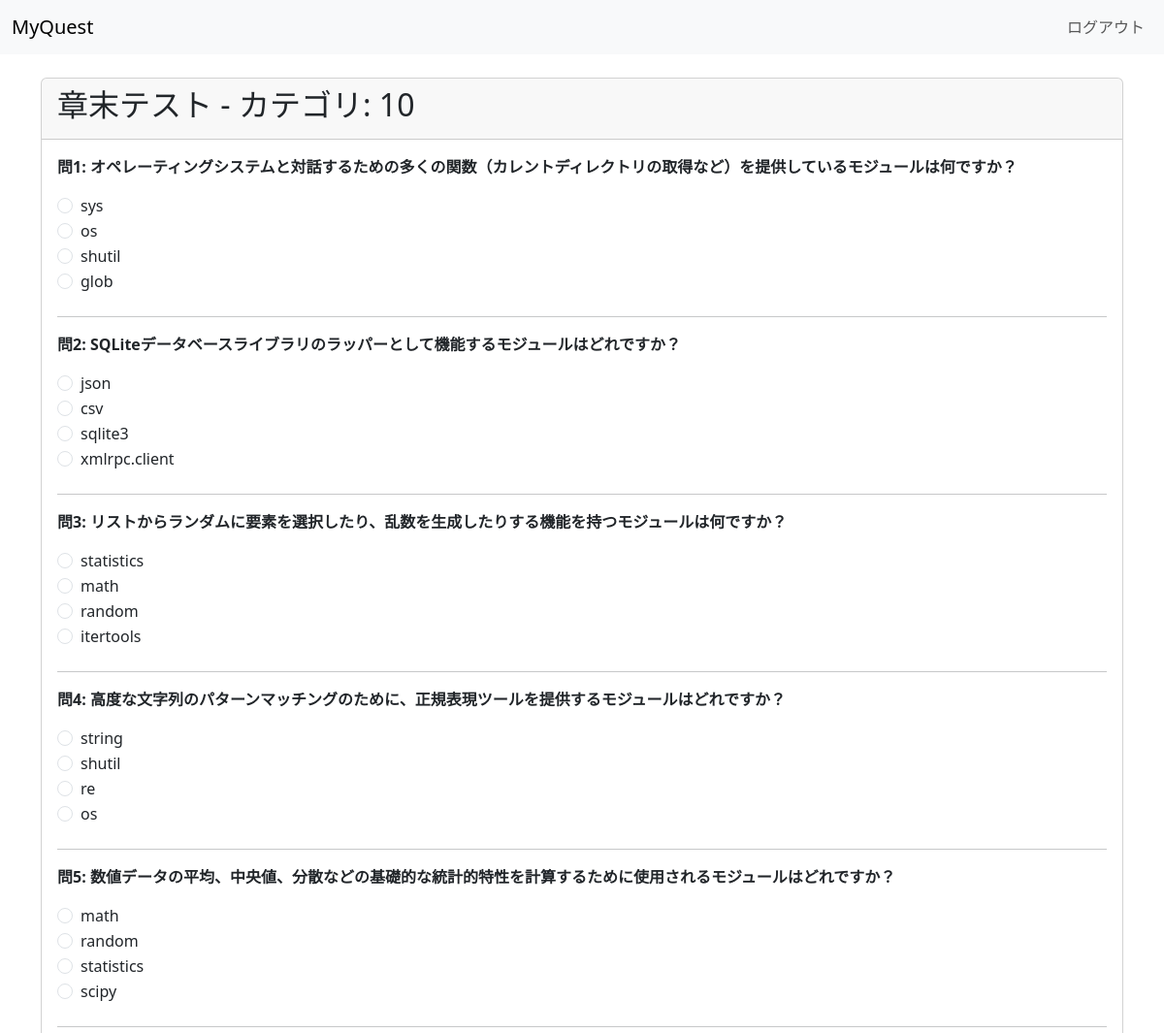
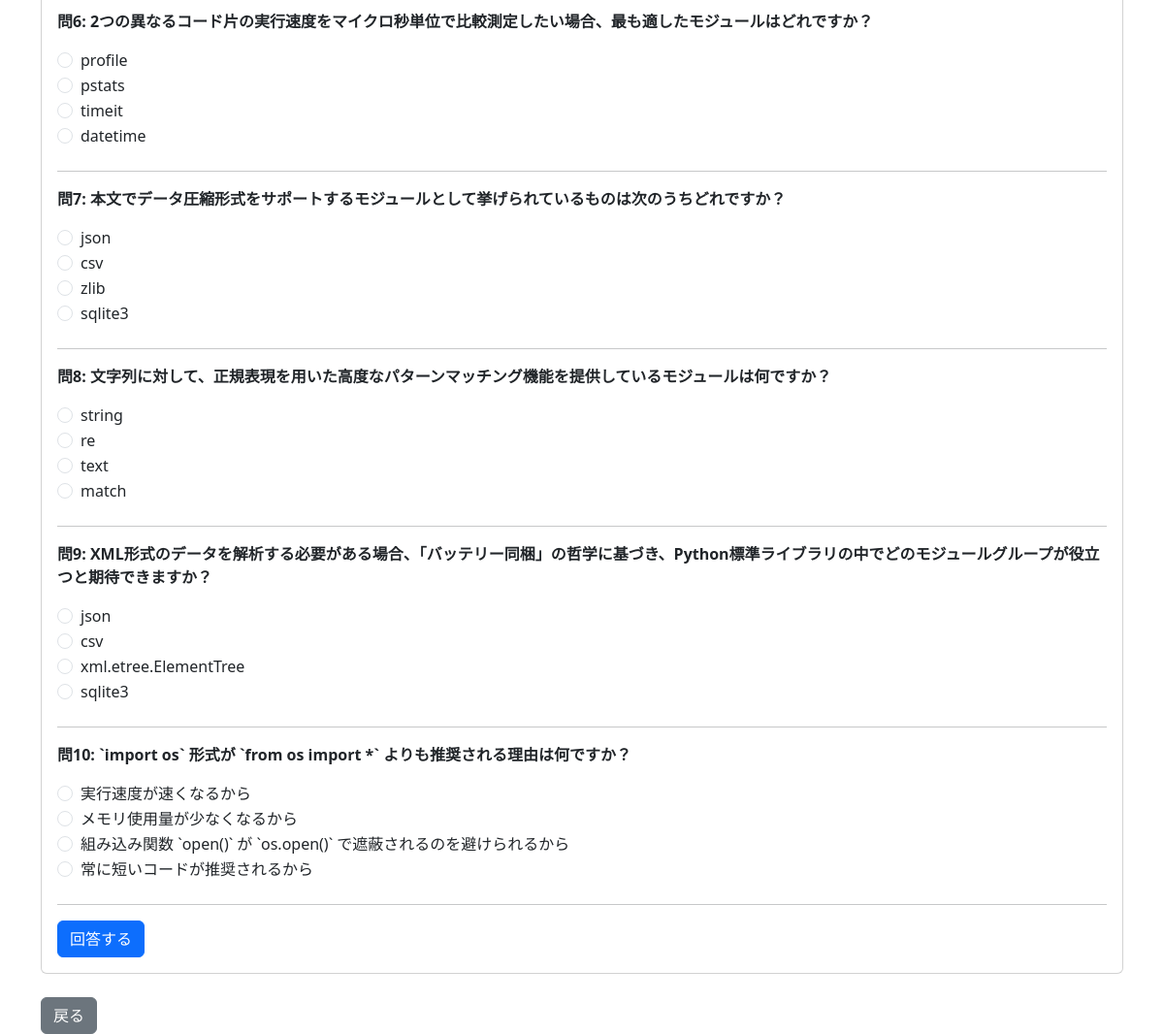
/section_test/10 (signed in), run on the app's committed database (2 pictures, top to bottom).
### model.py (models this page shows)
class Question(db.Model):
    __tablename__ = "questions"
    id = db.Column(db.Integer, primary_key=True)
    question = db.Column(db.String(300), nullable=False)
    choice1 = db.Column(db.String(200))
    choice2 = db.Column(db.String(200))
    choice3 = db.Column(db.String(200))
    choice4 = db.Column(db.String(200))
    correct = db.Column(db.Integer)
    category = db.Column(db.String(50)) # section / practiceなど
    hint = db.Column(db.String(500))
    url = db.Column(db.String(500))
    results = db.relationship('QuizResult', backref='question', lazy=True) # Add relationship

### app.py (the view)
@app.route("/section_test/<category>")
def section_test(category):
    if "user" not in session:
        return redirect("/")
    try:
        num_questions = int(request.args.get("num_questions", 10))
    except (ValueError, TypeError):
        num_questions = 10 # 無効な値の場合はデフォルトの10問
    q_list = Question.query.filter_by(category=category).all()
    if not q_list:
        return f"カテゴリ「{category}」の問題がDBにありません"
    num_to_sample = min(len(q_list), num_questions)
    q_list = random.sample(q_list, num_to_sample)
    return render_template("section_test.html", questions=q_list, category_name=category)

### templates/section_test.html (shortened to what this page needs)
<!DOCTYPE html>
<html>
<head>
    <link href="https://cdn.jsdelivr.net/npm/bootstrap@5.3.0-alpha1/dist/css/bootstrap.min.css" rel="stylesheet">
</head>
<body>
    <nav class="navbar navbar-expand-lg navbar-light bg-light">
        <div class="container-fluid">
            <a class="navbar-brand" href="#">MyQuest</a>
            <div class="collapse navbar-collapse" id="navbarNav">
                <ul class="navbar-nav ms-auto">
                    <li class="nav-item">
                        <a class="nav-link" href="/logout">ログアウト</a>
                    </li>
                </ul>
            </div>
        </div>
    </nav>
    <div class="container mt-4">
        <div class="card">
            <div class="card-header">
                <h2>章末テスト - カテゴリ: {{ category_name }}</h2>
            </div>
            <div class="card-body">
                {% if results %}
                    <h3>テスト結果</h3>
                    <div class="alert alert-info">
                        <h4>正解数: {{ score }} / {{ total }} 問</h4>
                        <h4>正解率: {{ percentage }}%</h4>
                    </div>
                    <p>お疲れ様でした！結果は以下の通りです。</p>
                    <hr>
                    {% for res in results %}
                    <div class="mb-4 p-3 {% if res.is_correct %}result-correct{% else %}result-incorrect{% endif %}">
                        <p class="card-text fw-bold">問{{ loop.index }}: {{ res.question.question }}</p>
                        <p>あなたの回答:
                            <span class="{% if not res.is_correct %}user-answer-incorrect{% endif %}">
                                {{ res.user_choice_text }}
                            </span>
                        </p>
                        {% if not res.is_correct %}
                            <p>正解: <span class="correct-answer-text">{{ res.correct_choice_text }}</span></p>
                        {% endif %}
                        <div class="mt-3">
                            {% if res.question.hint %}
                                <p><b>解説:</b> {{ res.question.hint }}</p>
                            {% endif %}
                            {% if res.question.url %}
                                <p><b>参考URL:</b> <a href="{{ res.question.url }}" target="_blank">{{ res.question.url }}</a></p>
                            {% endif %}
                        </div>
                    </div>
                    {% endfor %}
                {% else %}
                    <form action="{{ url_for('submit_section_test') }}" method="post">
                        {% for q_obj in questions %}
                        <div class="mb-4">
                            <p class="card-text fw-bold">問{{ loop.index }}: {{ q_obj.question }}</p>
                            <div class="form-check">
                                <input type="radio" class="form-check-input" name="answer_{{ q_obj.id }}" value="1" id="q{{ q_obj.id }}-choice1" required>
                                <label class="form-check-label" for="q{{ q_obj.id }}-choice1">{{ q_obj.choice1 }}</label>
                            </div>
                            <div class="form-check">
                                <input type="radio" class="form-check-input" name="answer_{{ q_obj.id }}" value="2" id="q{{ q_obj.id }}-choice2">
                                <label class="form-check-label" for="q{{ q_obj.id }}-choice2">{{ q_obj.choice2 }}</label>
                            </div>
                            <div class="form-check">
                                <input type="radio" class="form-check-input" name="answer_{{ q_obj.id }}" value="3" id="q{{ q_obj.id }}-choice3">
                                <label class="form-check-label" for="q{{ q_obj.id }}-choice3">{{ q_obj.choice3 }}</label>
                            </div>
                            <div class="form-check">
                                <input type="radio" class="form-check-input" name="answer_{{ q_obj.id }}" value="4" id="q{{ q_obj.id }}-choice4">
                                <label class="form-check-label" for="q{{ q_obj.id }}-choice4">{{ q_obj.choice4 }}</label>
                            </div>
                        </div>
                        <hr>
                        {% endfor %}
                        <button type="submit" class="btn btn-primary">回答する</button>
                    </form>
                {% endif %}
            </div>
        </div>
        <div class="mt-4">
            {% if results %}
                <a href="{{ url_for('section_test', category=category_name) }}" class="btn btn-primary">次の問題</a>
                <a href="/home" class="btn btn-secondary">ホームに戻る</a>
            {% else %}
                <a href="/home" class="btn btn-secondary">戻る</a>
            {% endif %}
        </div>
    </div>
</body>
</html>

### data on the page
Question: question "オペレーティングシステムと対話するための多くの関数（カレントディレクトリの取得など）を提供しているモジュールは何ですか？", choice1 "sys", choice2 "os", choice3 "shutil", choice4 "glob"
Question: question "SQLiteデータベースライブラリのラッパーとして機能するモジュールはどれですか？", choice1 "json", choice2 "csv", choice3 "sqlite3", choice4 "xmlrpc.client"
Question: question "リストからランダムに要素を選択したり、乱数を生成したりする機能を持つモジュールは何ですか？", choice1 "statistics", choice2 "math", choice3 "random", choice4 "itertools"
Question: question "高度な文字列のパターンマッチングのために、正規表現ツールを提供するモジュールはどれですか？", choice1 "string", choice2 "shutil", choice3 "re", choice4 "os"
Question: question "数値データの平均、中央値、分散などの基礎的な統計的特性を計算するために使用されるモジュールはどれですか？", choice1 "math", choice2 "random", choice3 "statistics", choice4 "scipy"
Question: question "2つの異なるコード片の実行速度をマイクロ秒単位で比較測定したい場合、最も適したモジュールはどれですか？", choice1 "profile", choice2 "pstats", choice3 "timeit", choice4 "datetime"
Question: question "本文でデータ圧縮形式をサポートするモジュールとして挙げられているものは次のうちどれですか？", choice1 "json", choice2 "csv", choice3 "zlib", choice4 "sqlite3"
Question: question "文字列に対して、正規表現を用いた高度なパターンマッチング機能を提供しているモジュールは何ですか？", choice1 "string", choice2 "re", choice3 "text", choice4 "match"
Question: question "XML形式のデータを解析する必要がある場合、「バッテリー同梱」の哲学に基づき、Python標準ライブラリの中でどのモジュールグループが役立つと期待できますか？", choice1 "json", choice2 "csv", choice3 "xml.etree.ElementTree", choice4 "sqlite3"
Question: question "`import os` 形式が `from os import *` よりも推奨される理由は何ですか？", choice1 "実行速度が速くなるから", choice2 "メモリ使用量が少なくなるから", choice3 "組み込み関数 `open()` が `os.open()` で遮蔽されるのを避けられるから", choice4 "常に短いコードが推奨されるから"

### other printed values
{{ category_name }} "10"
